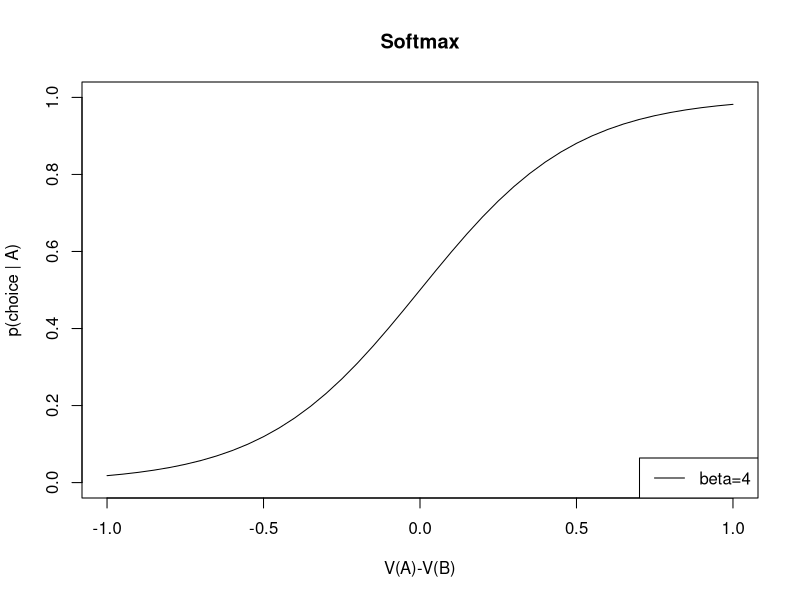
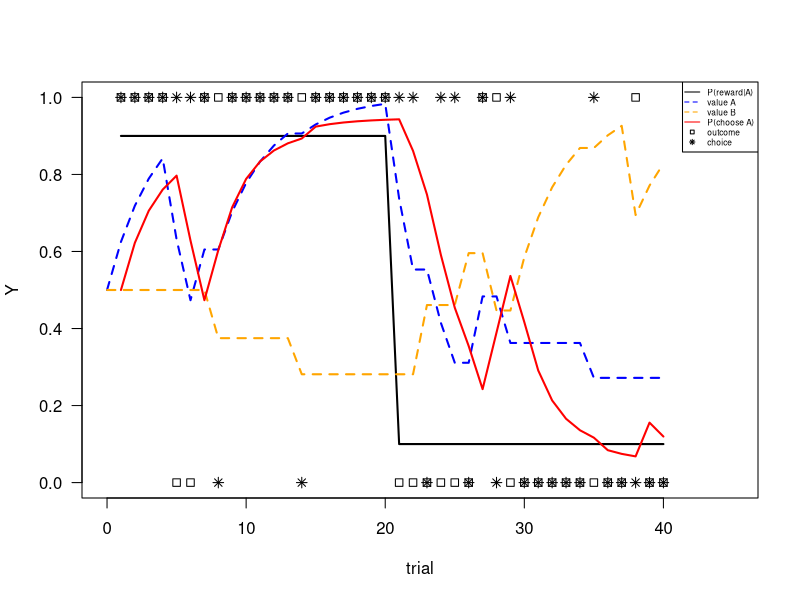
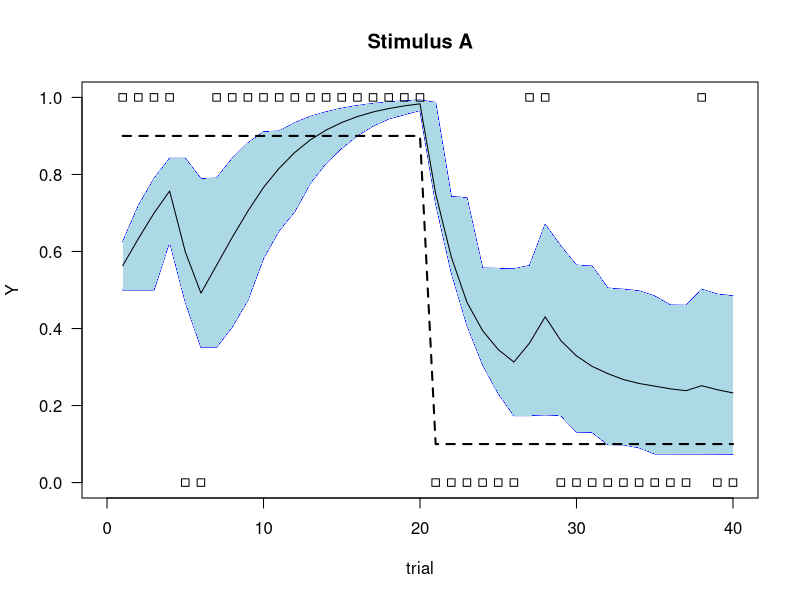
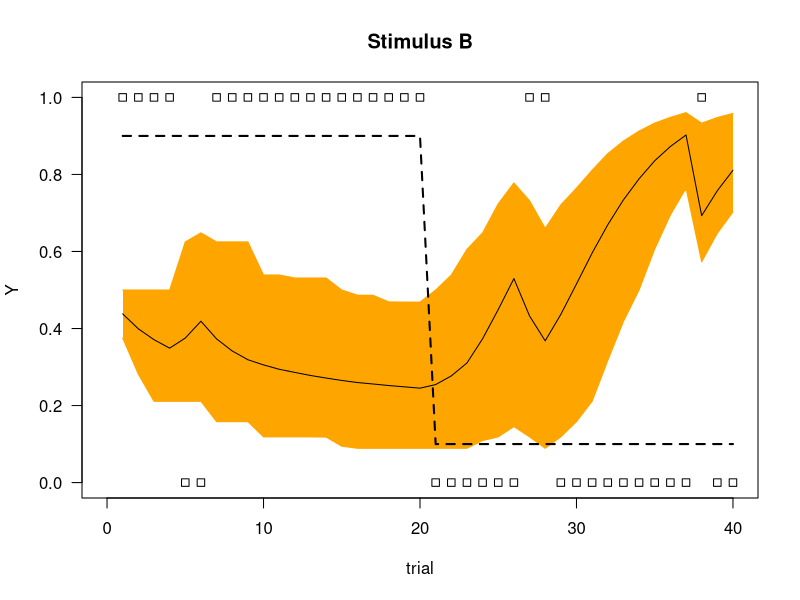
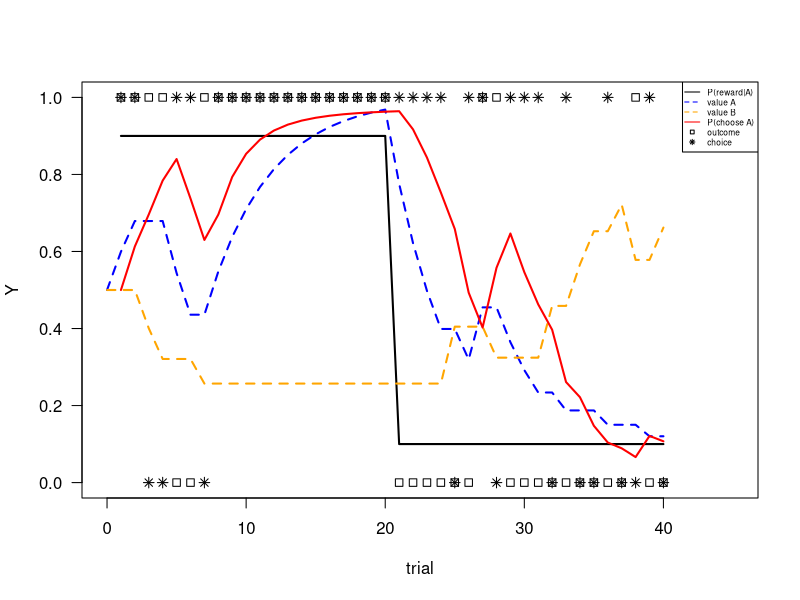
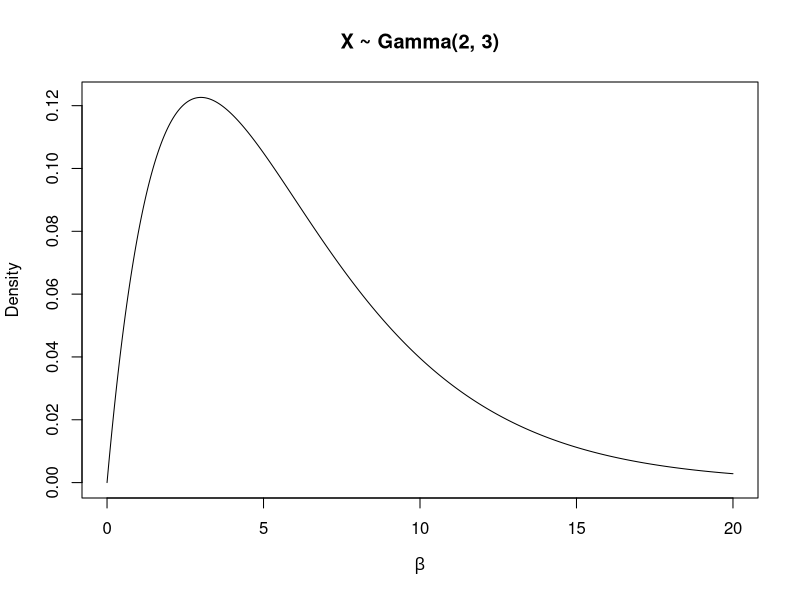

Write R code to recreate these figures, in order.
## ---- chunk 1
softmax <- function(Vs, B) {
  p <- apply(X = Vs, 
             MARGIN = 1,
             FUN = function(Vs, B) exp(B*Vs) / sum(exp(B*Vs)),
             B = B)

  p <- t(p)
  return(p)
}
## ---- chunk 2
{
V       <- matrix(0, nrow = 40+1, 2)
V[ ,2]  <- seq(from=-1, to=1, by=0.05)
B       <- 4
Ps      <- softmax(V, B)


x       <- V[ ,1] - V[ ,2]
y       <- Ps[, 1]
plot(x, y, type='l',
     ylim=c(0,1),
     xlab='V(A)-V(B)',
     ylab='p(choice | A)',
     main = 'Softmax')
legend('bottomright', legend=sprintf('beta=%i', B), lty=1)
}
## ---- chunk 3
RLsim <- function(p, R) {
  n       <- dim(R)[1]
  # store values of each stimulus over trials
  V       <- matrix(NA, nrow=n, ncol=2)
  # initial values
  v       <- c(0.5, 0.5)
  # store probabilities of choice for each stimulus over trials
  P       <- matrix(NA, nrow=n, ncol=2)
  # store choices over trials
  choice  <- matrix(NA, nrow=n, ncol=1)
  # store prediction error over trials
  PE      <- matrix(NA, nrow=n, ncol=1)
  for (i in 1:n) {
    # softmax function to link values to choice probability
    P[i, ]    <- exp(p['beta']*v) / sum(exp(p['beta']*v))
    # probability of choosing A
    choice[i] <- rbinom(1, 1, P[i, 1])
    stim      <- 2-choice[i]

    # RW update
    PE[i]     <- R[i, stim] - v[stim] 
    # update value of the chosen stimulus
    v[stim]   <- v[stim] + p['alpha']*PE[i]
    V[i, ]    <- v 
  }
  out <- list('P'=P, 'V'=V, 'PE'=PE, 'choice'=choice)
  return(out)
}
## ---- chunk 4
# determine reward function
p   <- 0.9
s1  <- rep(p, 20)
s2  <- rep(1-p, 20)
# reward probability for stimulus A
Rp  <- matrix(rep(c(s1,s2), 1))
# Rp  <- matrix(rep(0.9, 40))
set.seed(20)
R   <- matrix(NA, nrow=40, ncol=2)
R[ ,1] <- apply(X = Rp, MARGIN = 1, FUN = rbinom, n=1, size=1)
R[ ,2] <- 1 - R[,1] 
# specify model parameters
par <- NA
par['alpha'] <- 0.25
par['beta']  <- 4
## ---- chunk 5
{
out <- RLsim(par, R)
n <- dim(R)[1]
plot(x=1,
     y=1, 
     xlim=c(0, n+5),
     ylim=c(0, 1),
     xlab='trial',
     ylab="Y",
     las=1,
     type='n')
lines(x=1:n, y=Rp, lty=1, lwd=2, col='black')
lines(x=0:n, y=c(0.5, out$V[ ,1]), lty=2, lwd=2, col='blue')
lines(x=0:n, y=c(0.5, out$V[ ,2]), lty=2, lwd=2, col='orange')
lines(x=1:n, y=out$P[ ,1], lty=1, lwd=2, col='red')
points(x=1:n, y=R[ ,1], pch=0)
points(x=1:n, y=out$choice, pch=8)
legend('topright', 
       legend=c('P(reward|A)', 'value A', 'value B', 'P(choose A)', 'outcome', 'choice'),
       cex=.5,
       lty=c(1, 2, 2, 1, NA, NA),
       col=c('black', 'blue', 'orange', 'red', 'black', 'black'),
       pch=c(NA, NA, NA, NA, 0, 8))
}
## ---- chunk 6
nboot <- 1000
outboot <- list('V_A', 'V_B')
outboot$V_A <- matrix(NA, nrow = nboot, ncol=40)
outboot$V_B <- matrix(NA, nrow = nboot, ncol=40)

for (i in 1:nboot) {
  out <- RLsim(par, R)
  outboot$V_A[i, ] <- out$V[, 1]
  outboot$V_B[i, ] <- out$V[, 2]
}

V_A_lb <- apply(X = outboot$V_A, MARGIN = 2, FUN = quantile, prob= 0.025)
V_A_ex <- apply(X = outboot$V_A, MARGIN = 2, FUN = mean)
V_A_ub <- apply(X = outboot$V_A, MARGIN = 2, FUN = quantile, prob= 0.975)
V_B_lb <- apply(X = outboot$V_B, MARGIN = 2, FUN = quantile, prob= 0.025)
V_B_ub <- apply(X = outboot$V_B, MARGIN = 2, FUN = quantile, prob= 0.975)
V_B_ex <- apply(X = outboot$V_B, MARGIN = 2, FUN = mean)

## ---- chunk 7
{
plot(x=1,
     y=1, 
     xlim=c(0, 40),
     ylim=c(0, 1),
     xlab='trial',
     ylab="Y",
     las=1,
     main = 'Stimulus A',
     type='n')

lines(x=1:40, y=V_A_ub, lty=1, col='blue')
lines(x=1:40, y=V_A_lb, lty=1, col='blue')
polygon(c(1:40,rev(1:40)),c(V_A_lb,rev(V_A_ub)),col="light blue", border = NA)
lines(x=1:40, y=V_A_ex, lty=1, col='black')
lines(x=1:40, y=Rp, lty=2, lwd=2, col='black')
points(x=1:n, y=R[ ,1], pch=0)
}
## ---- chunk 8
{
plot(x=1,
     y=1, 
     xlim=c(0, 40),
     ylim=c(0, 1),
     xlab='trial',
     ylab="Y",
     las=1,
     main = 'Stimulus B',
     type='n')



lines(x=1:40, y=V_B_ub, lty=1, col='orange')
lines(x=1:40, y=V_B_lb, lty=1, col='orange')
polygon(c(1:40,rev(1:40)),c(V_B_lb,rev(V_B_ub)),col="orange", border = NA)
lines(x=1:40, y=V_B_ex, lty=1, col='black')
lines(x=1:n, y=Rp, lty=2, lwd=2, col='black')
points(x=1:n, y=R[ ,1], pch=0)
}
## ---- chunk 9
errorFunc <- function(par, dat) {
  
  # constrain the values of the parameters
  if (par['alpha'] > 1 || par['alpha'] < 0 || par['beta'] > 100) {
    return(1e6)
  }
  
  # reward function
  R       <- dat$R
  # observed choices (0 - stim B, 1- stim A)
  choice  <- dat$choice
  
  n       <- dim(R)[1]
  # store values of each stimulus over trials
  V       <- matrix(NA, nrow = n, ncol = 2)
  # initial values
  v       <- c(0.5, 0.5)
  # store probabilities of choice for each stimulus over trials
  P       <- matrix(NA, nrow = n, ncol = 2)
  # store prediction error over trials
  PE      <- matrix(NA, nrow = n, ncol = 1)
  for (i in 1:n) {
    # softmax function to link values to choice probability
    # probability of choosing A
    P[i,]   <- exp(par['beta'] * v) / sum(exp(par['beta'] * v))
    
    stim    <- 2 - choice[i]
    
    # RW update
    PE[i]   <- R[i, stim] - v[stim]
    # update value of the chosen stimulus
    v[stim] <- v[stim] + par['alpha'] * PE[i]
    V[i,]   <- v
  }
  
  llik <- sum(log(P[which(dat$choice == 0), 2])) + 
            sum(log(P[which(dat$choice == 1), 1]))
  return(-llik)
}
## ---- chunk 10
dat <- list('choice'=out$choice, 'R'=R)
parS    <- list('alpha' = 0.5, 'beta' = 3)
fitres  <- optim(par = parS, fn = errorFunc, dat = dat)
fitres
## ---- chunk 11
{
outsim <- RLsim(fitres$par, dat$R)
n <- dim(outsim$V)[1]
plot(x=1,
     y=1, 
     xlim=c(0, n+5),
     ylim=c(0, 1),
     xlab='trial',
     ylab="Y",
     las=1,
     type='n')
lines(x=1:n, y=Rp, lty=1, lwd=2, col='black')
lines(x=0:n, y=c(0.5, outsim$V[ ,1]), lty=2, lwd=2, col='blue')
lines(x=0:n, y=c(0.5, outsim$V[ ,2]), lty=2, lwd=2, col='orange')
lines(x=1:n, y=outsim$P[ ,1], lty=1, lwd=2, col='red')
points(x=1:n, y=R[ ,1], pch=0)
points(x=1:n, y=outsim$choice, pch=8)
legend('topright', legend=c('P(reward|A)', 'value A', 'value B', 'P(choose A)', 'outcome', 'choice'),
       cex=.5,
       lty=c(1, 2, 2, 1, NA, NA),
       col=c('black', 'blue', 'orange', 'red', 'black', 'black'),
       pch=c(NA, NA, NA, NA, 0, 8))
}
## ---- chunk 12
x <- seq(from=0, to=20, by=0.01)
plot(x, dgamma(x, shape=2, scale=3), type='l',
     xlab = expression(beta),
     ylab = 'Density',
     main = 'X ~ Gamma(2, 3)')
## ---- chunk 13
errorFunc_prior <- function(par, dat) {
  
  # constrain the values of the parameter alpha
  if (par['alpha'] > 1 || par['alpha'] < 0) {
    return(1e6)
  }
  
  # reward function
  R       <- dat$R
  # observed choices (0 - stim B, 1- stim A)
  choice  <- dat$choice
  
  n       <- dim(R)[1]
  # store values of each stimulus over trials
  V       <- matrix(NA, nrow = n, ncol = 2)
  # initial values
  v       <- c(0.5, 0.5)
  # store probabilities of choice for each stimulus over trials
  P       <- matrix(NA, nrow = n, ncol = 2)
  # store prediction error over trials
  PE      <- matrix(NA, nrow = n, ncol = 1)
  for (i in 1:n) {
    # softmax function to link values to choice probability
    # probability of choosing A
    P[i,]   <- exp(par['beta'] * v) / sum(exp(par['beta'] * v))
    
    stim    <- 2 - choice[i]
    
    # RW update
    PE[i]   <- R[i, stim] - v[stim]
    # update value of the chosen stimulus
    v[stim] <- v[stim] + par['alpha'] * PE[i]
    V[i,]   <- v
  }
  
  llik <- sum(log(P[which(dat$choice == 0), 2])) + 
            sum(log(P[which(dat$choice == 1), 1])) +
          log(dgamma(par['beta'], shape=2, scale=3))
  return(-llik)
}
## ---- chunk 14
dat <- list('choice'=out$choice, 'R'=R)
parS    <- list('alpha' = 0.5, 'beta' = 1)
fitres  <- optim(par = parS, 
                 fn = errorFunc_prior, dat = dat, hessian=TRUE)
fitres
## ---- chunk 15
library(MASS)
ginv(fitres$hessian)
